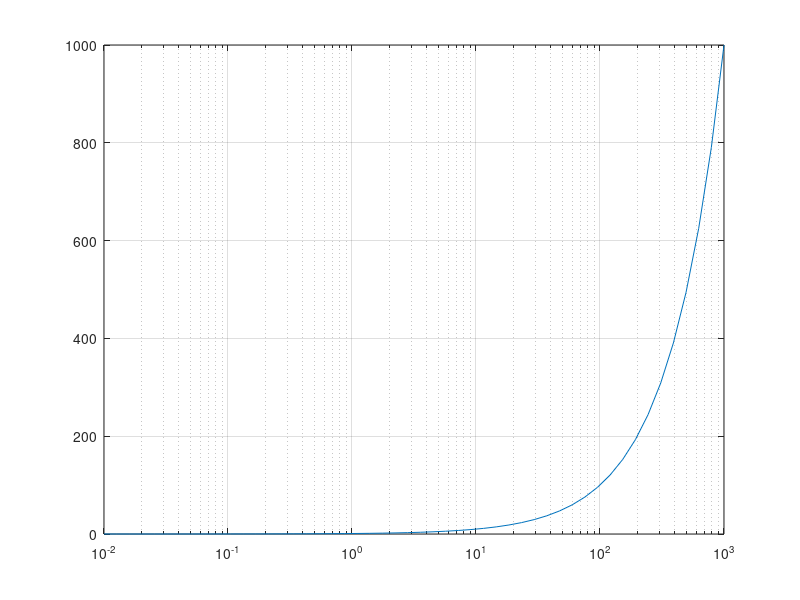

The MATLAB source for this figure:
x = logspace(-2,3);
% generate a row vector x of 50 logarithmically spaced points between decades 10^-2 and 10^3
y = x;
% assign x to y
semilogx(x,y)
% create a linear-log plot of x and y
grid on
% show the grid lines